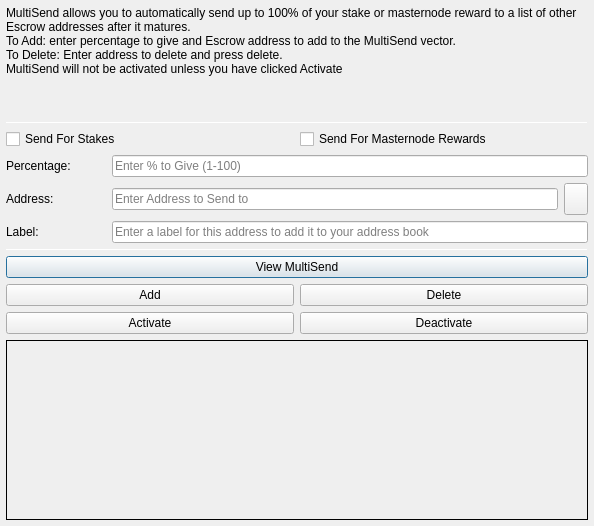
<?xml version="1.0" encoding="UTF-8"?>
<ui version="4.0">
 <class>MultiSendDialog</class>
 <widget class="QDialog" name="MultiSendDialog">
  <property name="windowModality">
   <enum>Qt::NonModal</enum>
  </property>
  <property name="geometry">
   <rect>
    <x>0</x>
    <y>0</y>
    <width>594</width>
    <height>526</height>
   </rect>
  </property>
  <property name="windowTitle">
   <string>MultiSend</string>
  </property>
  <layout class="QVBoxLayout" name="verticalLayout" stretch="0">
   <property name="leftMargin">
    <number>6</number>
   </property>
   <property name="topMargin">
    <number>6</number>
   </property>
   <property name="rightMargin">
    <number>6</number>
   </property>
   <property name="bottomMargin">
    <number>6</number>
   </property>
   <item>
    <layout class="QVBoxLayout" name="verticalLayout_Main" stretch="1,1,1,0,1,1,1">
     <item>
      <widget class="QLabel" name="label_2">
       <property name="lineWidth">
        <number>1</number>
       </property>
       <property name="text">
        <string>MultiSend allows you to automatically send up to 100% of your stake or masternode reward to a list of other Escrow addresses after it matures.
To Add: enter percentage to give and Escrow address to add to the MultiSend vector.
To Delete: Enter address to delete and press delete.
MultiSend will not be activated unless you have clicked Activate</string>
       </property>
       <property name="alignment">
        <set>Qt::AlignLeading|Qt::AlignLeft|Qt::AlignTop</set>
       </property>
       <property name="wordWrap">
        <bool>true</bool>
       </property>
      </widget>
     </item>
     <item>
      <widget class="Line" name="line">
       <property name="minimumSize">
        <size>
         <width>0</width>
         <height>1</height>
        </size>
       </property>
       <property name="maximumSize">
        <size>
         <width>16777215</width>
         <height>1</height>
        </size>
       </property>
       <property name="orientation">
        <enum>Qt::Horizontal</enum>
       </property>
      </widget>
     </item>
     <item>
      <layout class="QVBoxLayout" name="verticalLayout_Settings">
       <item>
        <layout class="QHBoxLayout" name="horizontalLayout">
         <item>
          <widget class="QCheckBox" name="multiSendStakeCheckBox">
           <property name="text">
            <string>Send For Stakes</string>
           </property>
          </widget>
         </item>
         <item>
          <widget class="QCheckBox" name="multiSendMasternodeCheckBox">
           <property name="text">
            <string>Send For Masternode Rewards</string>
           </property>
          </widget>
         </item>
        </layout>
       </item>
       <item>
        <layout class="QHBoxLayout" name="horizontalLayout_6">
         <item>
          <widget class="QLabel" name="label">
           <property name="minimumSize">
            <size>
             <width>100</width>
             <height>0</height>
            </size>
           </property>
           <property name="toolTip">
            <string>Percentage of stake to send</string>
           </property>
           <property name="text">
            <string>Percentage:</string>
           </property>
          </widget>
         </item>
         <item>
          <widget class="QLineEdit" name="multiSendPercentEdit">
           <property name="toolTip">
            <string>Enter whole numbers 1 - 100</string>
           </property>
           <property name="placeholderText">
            <string>Enter % to Give (1-100)</string>
           </property>
          </widget>
         </item>
        </layout>
       </item>
       <item>
        <layout class="QHBoxLayout" name="horizontalLayout_7">
         <item>
          <widget class="QLabel" name="label_5">
           <property name="minimumSize">
            <size>
             <width>100</width>
             <height>0</height>
            </size>
           </property>
           <property name="toolTip">
            <string>Address to send portion of stake to</string>
           </property>
           <property name="text">
            <string>Address:</string>
           </property>
          </widget>
         </item>
         <item>
          <widget class="QLineEdit" name="multiSendAddressEdit">
           <property name="toolTip">
            <string/>
           </property>
           <property name="placeholderText">
            <string>Enter Address to Send to</string>
           </property>
          </widget>
         </item>
         <item>
          <widget class="QToolButton" name="addressBookButton">
           <property name="maximumSize">
            <size>
             <width>16777215</width>
             <height>32</height>
            </size>
           </property>
           <property name="toolTip">
            <string>Choose an address from the address book</string>
           </property>
           <property name="text">
            <string/>
           </property>
           <property name="icon">
            <iconset resource="../escrow.qrc">
             <normaloff>:/icons/address-book</normaloff>:/icons/address-book</iconset>
           </property>
           <property name="shortcut">
            <string>Alt+A</string>
           </property>
          </widget>
         </item>
        </layout>
       </item>
      </layout>
     </item>
     <item>
      <layout class="QHBoxLayout" name="horizontalLayout_3">
       <item>
        <widget class="QLabel" name="label_3">
         <property name="minimumSize">
          <size>
           <width>100</width>
           <height>0</height>
          </size>
         </property>
         <property name="text">
          <string>Label:</string>
         </property>
        </widget>
       </item>
       <item>
        <widget class="QLineEdit" name="labelAddressLabelEdit">
         <property name="placeholderText">
          <string>Enter a label for this address to add it to your address book</string>
         </property>
        </widget>
       </item>
      </layout>
     </item>
     <item>
      <widget class="Line" name="line_2">
       <property name="minimumSize">
        <size>
         <width>0</width>
         <height>1</height>
        </size>
       </property>
       <property name="maximumSize">
        <size>
         <width>16777215</width>
         <height>1</height>
        </size>
       </property>
       <property name="orientation">
        <enum>Qt::Horizontal</enum>
       </property>
      </widget>
     </item>
     <item>
      <layout class="QVBoxLayout" name="verticalLayout_Buttons">
       <item>
        <layout class="QHBoxLayout" name="horizontalLayout_4">
         <item>
          <widget class="QPushButton" name="viewButton">
           <property name="toolTip">
            <string/>
           </property>
           <property name="statusTip">
            <string>View MultiSend Vector</string>
           </property>
           <property name="text">
            <string>View MultiSend</string>
           </property>
          </widget>
         </item>
        </layout>
       </item>
       <item>
        <layout class="QHBoxLayout" name="horizontalLayout_2">
         <item>
          <widget class="QPushButton" name="addButton">
           <property name="toolTip">
            <string/>
           </property>
           <property name="statusTip">
            <string>Add to MultiSend Vector</string>
           </property>
           <property name="text">
            <string>Add</string>
           </property>
          </widget>
         </item>
         <item>
          <widget class="QPushButton" name="deleteButton">
           <property name="toolTip">
            <string/>
           </property>
           <property name="statusTip">
            <string>Delete Address From MultiSend Vector</string>
           </property>
           <property name="text">
            <string>Delete</string>
           </property>
          </widget>
         </item>
        </layout>
       </item>
       <item>
        <layout class="QHBoxLayout" name="horizontalLayout_5">
         <item>
          <widget class="QPushButton" name="activateButton">
           <property name="statusTip">
            <string>Activate MultiSend</string>
           </property>
           <property name="text">
            <string>Activate</string>
           </property>
          </widget>
         </item>
         <item>
          <widget class="QPushButton" name="disableButton">
           <property name="statusTip">
            <string>Deactivate MultiSend</string>
           </property>
           <property name="text">
            <string>Deactivate</string>
           </property>
          </widget>
         </item>
        </layout>
       </item>
      </layout>
     </item>
     <item>
      <widget class="QLabel" name="message">
       <property name="minimumSize">
        <size>
         <width>0</width>
         <height>180</height>
        </size>
       </property>
       <property name="frameShape">
        <enum>QFrame::Panel</enum>
       </property>
       <property name="frameShadow">
        <enum>QFrame::Plain</enum>
       </property>
       <property name="lineWidth">
        <number>1</number>
       </property>
       <property name="midLineWidth">
        <number>1</number>
       </property>
       <property name="text">
        <string/>
       </property>
       <property name="alignment">
        <set>Qt::AlignLeading|Qt::AlignLeft|Qt::AlignTop</set>
       </property>
       <property name="wordWrap">
        <bool>true</bool>
       </property>
      </widget>
     </item>
    </layout>
   </item>
  </layout>
 </widget>
 <resources>
  <include location="../escrow.qrc"/>
 </resources>
 <connections/>
</ui>
